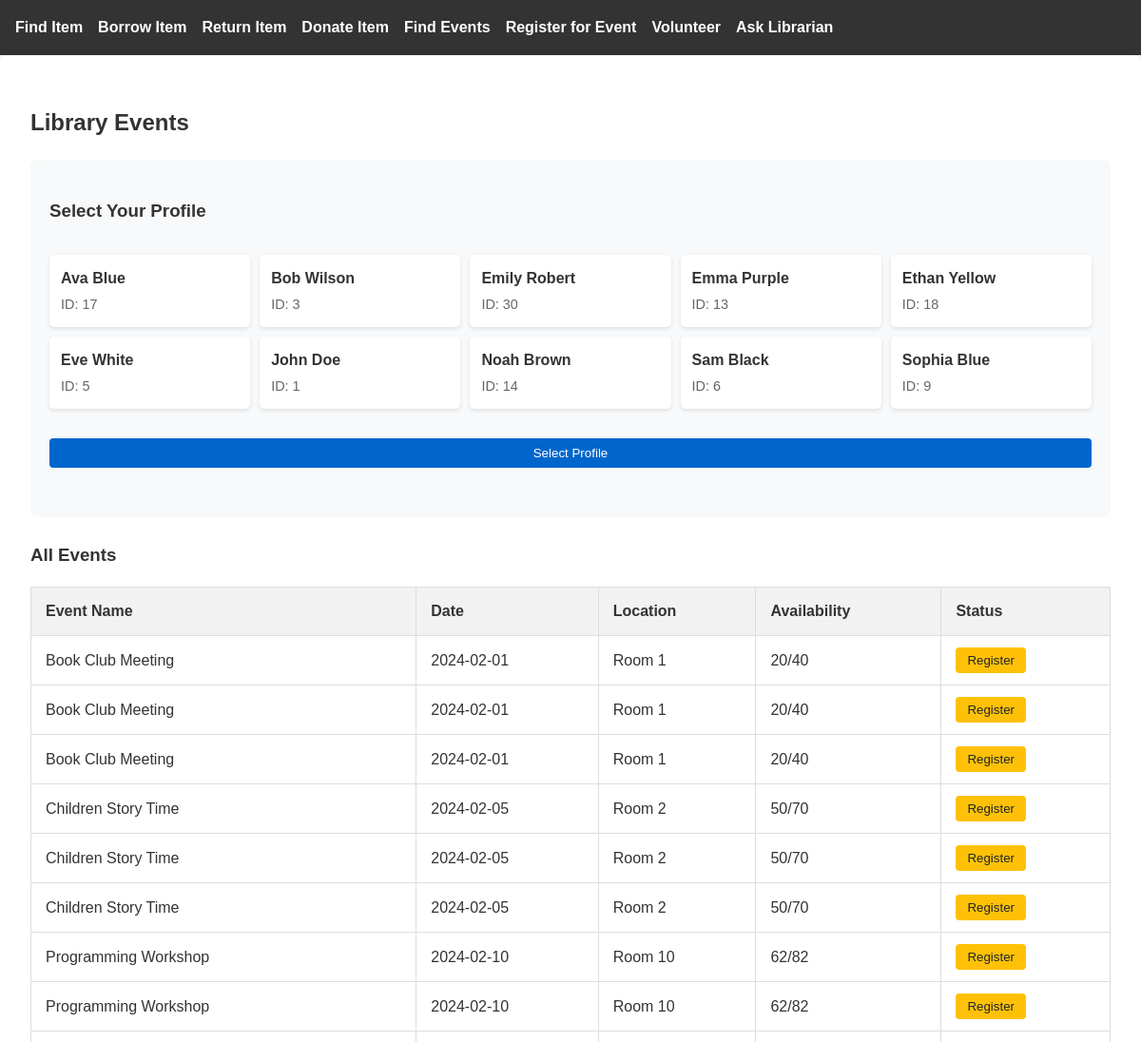
The app's page /find-events (upper part), older data.
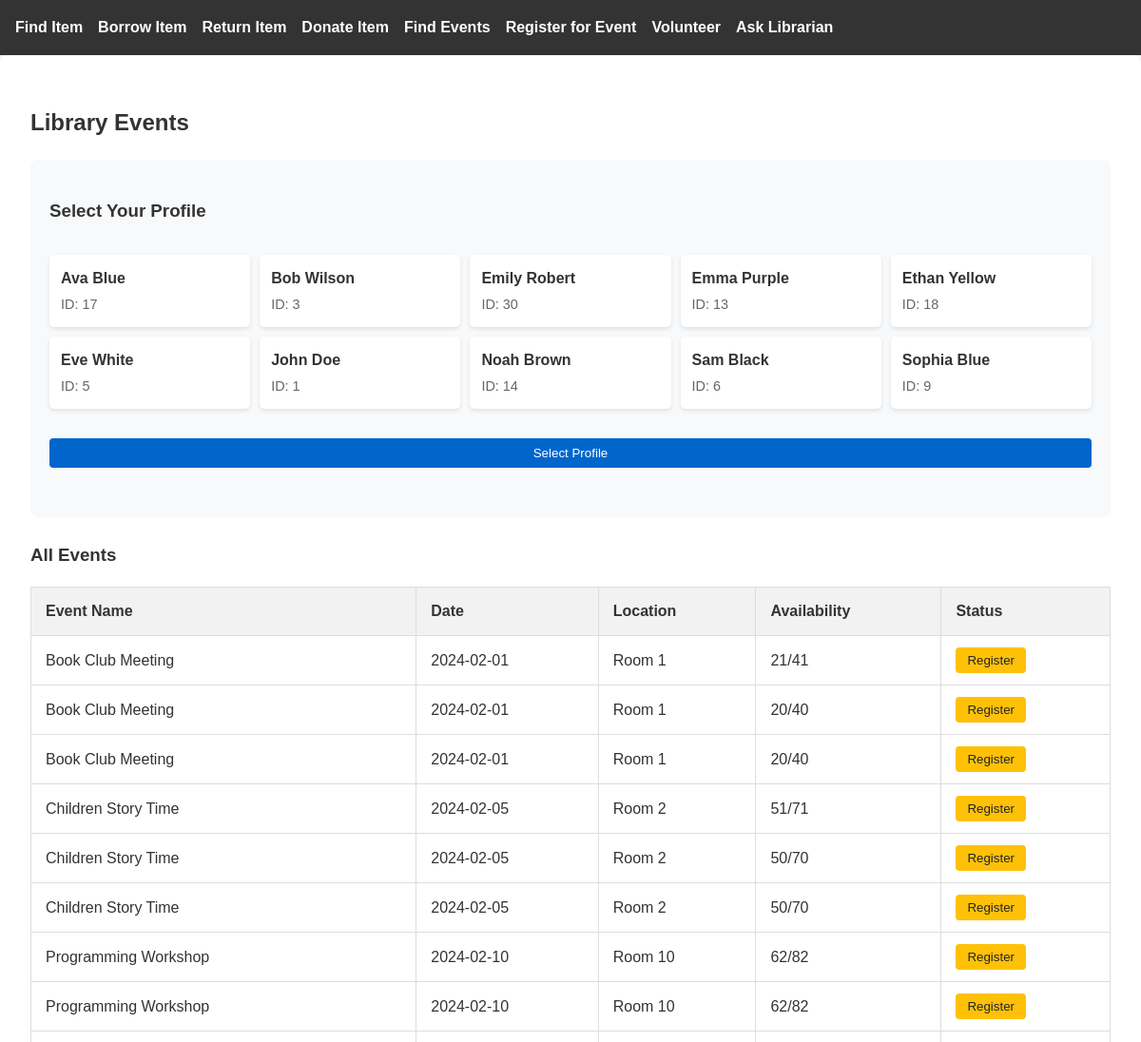
The same page, newer data.
### tables this page shows
CREATE TABLE Event (
            EventID INTEGER PRIMARY KEY AUTOINCREMENT,
            EventName TEXT NOT NULL,
            EventDate DATE NOT NULL,
            Attendance INTEGER NOT NULL,
            RoomID INTEGER,
            FOREIGN KEY (RoomID) REFERENCES LibraryRoom(RoomID)
    );

### app.py (the view, shortened to what this page needs)
@app.route('/find-events', methods=['GET', 'POST'])
def find_events():
    conn = get_db_connection()
    members = conn.execute("""
        SELECT p.PersonID, p.Name
        FROM Person p
        JOIN Member m ON p.PersonID = m.MemberID
        WHERE p.Role = 'Member'
        ORDER BY p.Name
    """).fetchall()
    events = conn.execute("SELECT * FROM Event ORDER BY EventDate").fetchall()
    conn.close()
    return render_template('find_events.html', members=members, events=events)

### app.py (called while the page is built)
def get_db_connection():
    conn = sqlite3.connect('354_mini_project.db')
    conn.row_factory = sqlite3.Row
    return conn

### templates/find_events.html (shortened to what this page needs)
{% extends "base.html" %}
{% block content %}
<h2>Library Events</h2>
<div class="member-section">
    <h3>Select Your Profile</h3>
    <form method="POST" id="memberForm">
        <div class="member-grid">
            {% for member in members %}
            <div class="member-card {% if selected_member == member['PersonID'] %}selected{% endif %}">
                <label for="member_{{ member['PersonID'] }}">
                    <span class="member-name">{{ member['Name'] }}</span>
                    <span class="member-id">ID: {{ member['PersonID'] }}</span>
                </label>
            </div>
            {% endfor %}
        </div>
        <button type="submit" class="btn-select">Select Profile</button>
    </form>
</div>
{% if events %}
<div class="events-section">
    <h3>{% if search_term %}Search Results{% else %}All Events{% endif %}</h3>
    <table class="events-table">
        <thead>
            <tr>
                <th>Event Name</th>
                <th>Date</th>
                <th>Location</th>
                <th>Availability</th>
                <th>Status</th>
            </tr>
        </thead>
        <tbody>
            {% for event in events %}
            <tr>
                <td>{{ event['EventName'] }}</td>
                <td>{{ event['EventDate'] }}</td>
                <td>Room {{ event['RoomID'] }}</td>
                <td>{{ event['Attendance'] }}/{{ event['MaxCapacity'] if event['MaxCapacity'] else event['Attendance'] + 20 }}</td>
                <td>
                    {% if event['IsRegistered'] %}
                    <div class="registration-actions">
                        <span class="status-registered">Registered ✓</span>
                        <form method="POST" class="unregister-form">
                            <input type="hidden" name="member_id" value="{{ selected_member }}">
                            <input type="hidden" name="event_id" value="{{ event['EventID'] }}">
                            <input type="hidden" name="search_term" value="{{ search_term if search_term }}">
                            <input type="hidden" name="action" value="unregister">
                            <button type="submit" class="btn-unregister">Unregister</button>
                        </form>
                    </div>
                    {% else %}
                    <form method="POST" class="register-form">
                        <button type="submit" class="btn-register">Register</button>
                    </form>
                    {% endif %}
                </td>
            </tr>
            {% endfor %}
        </tbody>
    </table>
</div>
{% else %}
<p class="no-events">No events found{% if search_term %} matching "{{ search_term }}"{% endif %}.</p>
{% endif %}
{% endblock %}

Row changes from the older to the newer data that the page shows:
changed Event (number 1 of 8 on the later page): Attendance "20" → "21"; Attendance "40" → "41"
changed Event (number 4 of 8 on the later page): Attendance "50" → "51"; Attendance "70" → "71"
